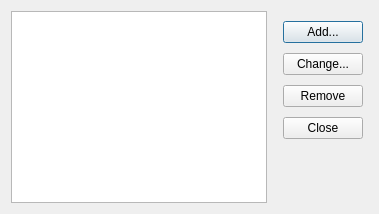
<?xml version="1.0" encoding="UTF-8"?>
<ui version="4.0">
 <class>Dialog</class>
 <widget class="QDialog" name="Dialog">
  <property name="geometry">
   <rect>
    <x>0</x>
    <y>0</y>
    <width>342</width>
    <height>194</height>
   </rect>
  </property>
  <property name="windowTitle">
   <string>Dialog</string>
  </property>
  <layout class="QHBoxLayout" name="horizontalLayout">
   <property name="sizeConstraint">
    <enum>QLayout::SetFixedSize</enum>
   </property>
   <item>
    <widget class="QListView" name="listConnections"/>
   </item>
   <item>
    <layout class="QVBoxLayout" name="verticalLayout">
     <property name="spacing">
      <number>10</number>
     </property>
     <property name="leftMargin">
      <number>10</number>
     </property>
     <property name="topMargin">
      <number>10</number>
     </property>
     <property name="rightMargin">
      <number>5</number>
     </property>
     <item>
      <widget class="QPushButton" name="btnAdd">
       <property name="text">
        <string>Add...</string>
       </property>
      </widget>
     </item>
     <item>
      <widget class="QPushButton" name="btnChange">
       <property name="text">
        <string>Change...</string>
       </property>
      </widget>
     </item>
     <item>
      <widget class="QPushButton" name="btnRemove">
       <property name="text">
        <string>Remove</string>
       </property>
      </widget>
     </item>
     <item>
      <widget class="QPushButton" name="btnClose">
       <property name="text">
        <string>Close</string>
       </property>
      </widget>
     </item>
     <item>
      <spacer name="verticalSpacer">
       <property name="orientation">
        <enum>Qt::Vertical</enum>
       </property>
       <property name="sizeHint" stdset="0">
        <size>
         <width>20</width>
         <height>40</height>
        </size>
       </property>
      </spacer>
     </item>
    </layout>
   </item>
  </layout>
 </widget>
 <resources/>
 <connections/>
</ui>
